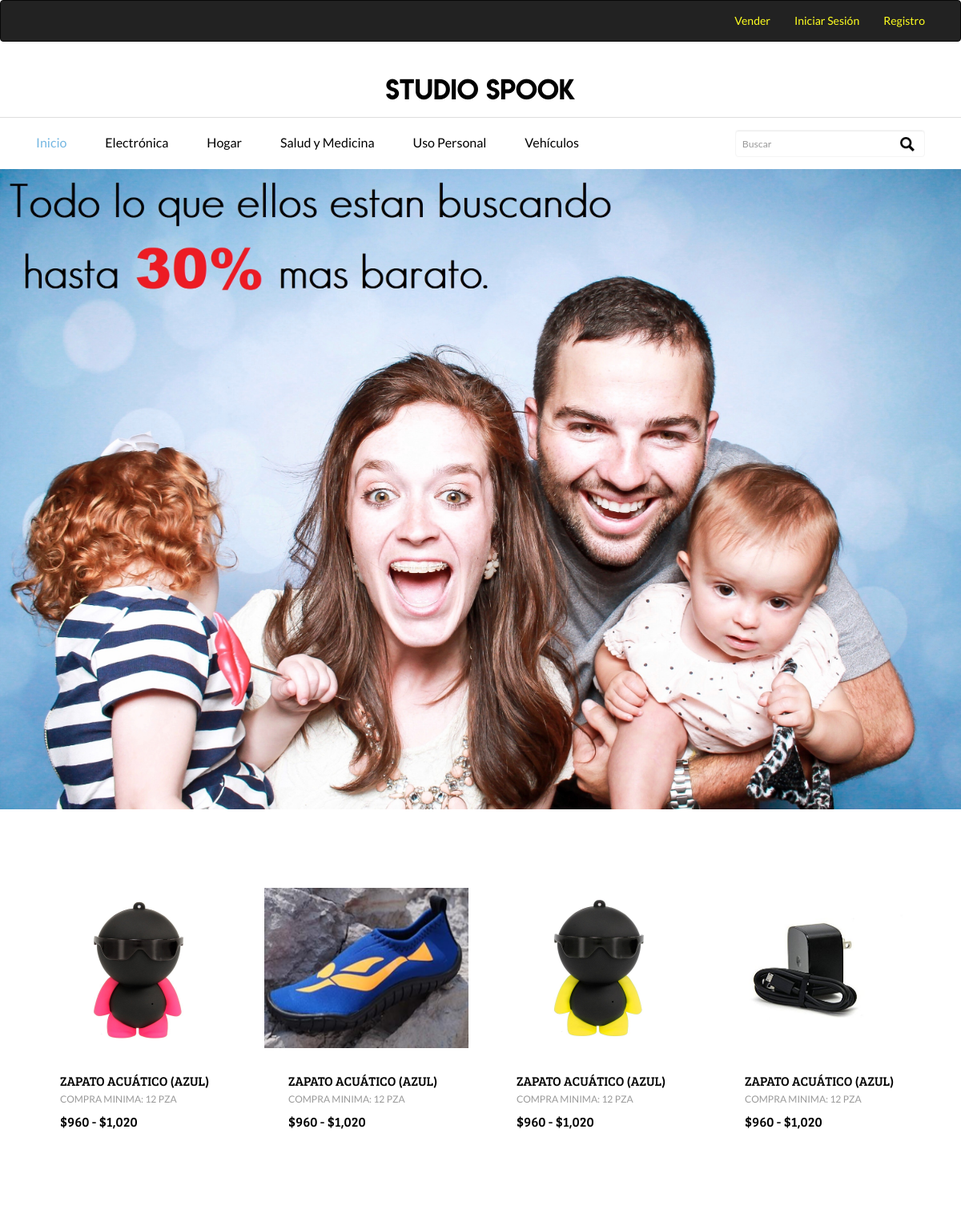
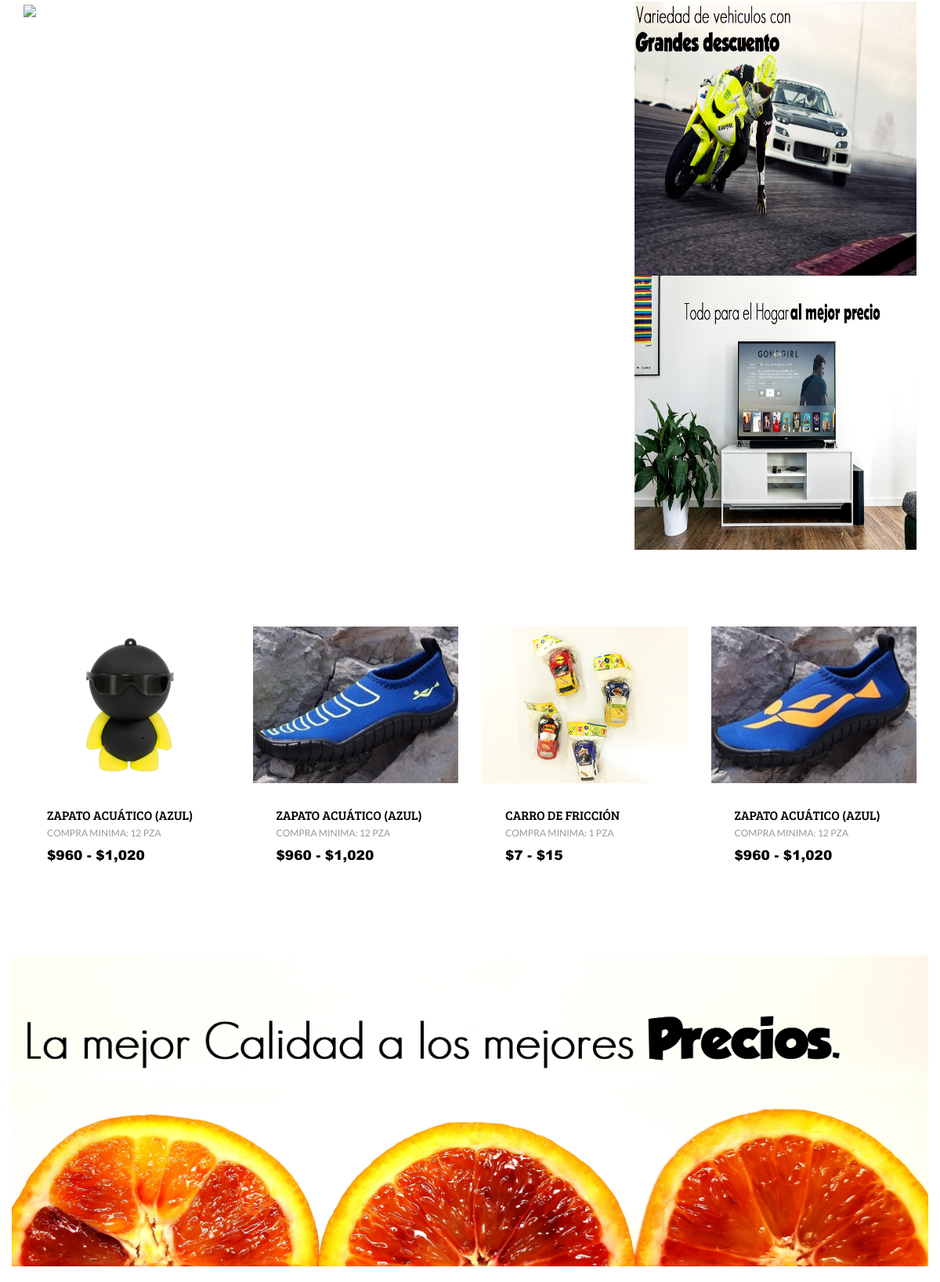
Page /ecommerce/index.php on the committed database (2 pictures, top to bottom).
### tables this page shows
CREATE TABLE `categoria` (
  `id` int(11) NOT NULL,
  `name` varchar(255) NOT NULL
);

CREATE TABLE `products` (
  `id` int(10) UNSIGNED NOT NULL,
  `user_id` int(10) UNSIGNED NOT NULL,
  `title` varchar(255) NOT NULL,
  `description` text NOT NULL,
  `princing` decimal(9,2) NOT NULL,
  `created_at` timestamp NULL DEFAULT NULL,
  `updated_at` timestamp NULL DEFAULT NULL,
  `extension` varchar(255) DEFAULT NULL,
  `minima` varchar(255) NOT NULL DEFAULT '1',
  `ima` varchar(255) DEFAULT NULL,
  `Tipo_unidad` varchar(255) NOT NULL,
  `princingMax` decimal(9,2) DEFAULT NULL,
  `categoria` varchar(255) NOT NULL,
  `sub` varchar(255) NOT NULL,
  `clas` varchar(255) DEFAULT NULL,
  `t_garantia` varchar(255) DEFAULT NULL,
  `devoluciones` varchar(255) DEFAULT NULL,
  `t_entrega` varchar(255) DEFAULT NULL,
  `envio` varchar(255) DEFAULT NULL,
  `descuento_vol` varchar(255) DEFAULT NULL
);

### ecommerce/database/products1.php (called while the page is built)
<?php
include('config/db.php');
$sql='SELECT * FROM products WHERE  categoria="Uso Personal" ORDER BY rand() LIMIT 4';
$conn=$gbd->prepare($sql);
$conn->execute(array());
$ql='SELECT * FROM products ORDER BY rand() LIMIT 4';
$con=$gbd->prepare($ql);
$con->execute(array());
?>

### ecommerce/index.php (the view, shortened to what this page needs)
<!DOCTYPE html>
<html>
<head>
<link href="css/bootstrap.css" rel="stylesheet" type="text/css" media="all" />
<link href="css/style2.css" rel="stylesheet" type="text/css" media="all" />
<link href="css/memenu.css" rel="stylesheet" type="text/css" media="all" />
</head>
<body>
<div id="app">
    <div>
        <nav class="navbar navbar-expand-lg navbar-inverse bg-inverse">
            <div class="container">
                <div class="collapse navbar-collapse" id="app-navbar-collapse">
                    <ul class="nav navbar-nav">
                    </ul>
                    <ul class="nav navbar-nav navbar-right">
                        <li>
                         <a href="view/sellers" style="color: #FFFF1F;">
                            Vender
                         </a>
                        </li>
                           <?php if(!isset($_SESSION['SESS_MEMBER_ID'])){ ?>
                            <li><a href="view/auth" style="color: #FFFF1F;">Iniciar Sesión</a></li>
                            <li><a href="view/auth/registro.php"  style="color: #FFFF1F;">Registro</a></li>
                        <?php }else{ ?>
                            <li><a href="view/auth/home.php" style="color: #FFFF1F;">Mi perfil</a></li>
                            <li><a href="view/auth" style="color: #FFFF1F;">Cerrar Sesión</a></li>
                        <?php } ?>
                    </ul>
                </div>
            </div>
        </nav>
    </div>
</div>
	<div class="logo">
		<a href="./"><h1>Studio Spook</h1></a>
	</div>
<?php
include('view/layouts/menu.php');
?>
<div>
    <a href="view/products/?busqueda=Uso Personal"><img style="max-width: 100%;" src="image/uso_personal.jpg"></a>
</div>
    <div class="product">
        <div class="container">
            <div class="product-top">
                <div class="product-one">
            <?php
            include('database/products1.php');
            foreach($conn as $row){
            ?>
                    <div class="col-md-3 col-sm-3 col-xs-3 product-left">
                        <div class="product-main simpleCart_shelfItem">
                            <a href="view/products/show.php?id=<?php echo $row['id']; ?>" class="mask"><img class="img-responsive zoom-img" src="view/products/image/<?php echo $row['id'].$row['extension']; ?>" alt="" /></a>
                            <div class="product-bottom">
                                <h3><?php echo $row['title']; ?></h3>
                                <p>Compra minima: <?php echo $row['minima']." ".$row['Tipo_unidad']; ?></p>
                                <h4> <span class=" item_price">$<?php echo number_format($row['princing']); ?>
                                    <?php
                                    if($row['princingMax'] != ''){
                                        echo "- $".number_format($row['princingMax']);
                                    }
                                    ?></span></h4>
                            </div>
                        </div>
                    </div>
            <?php } ?>
                </div>
            </div>
        </div>
    </div>
<div class="container-fluid">
    <div class="col-md-8 col-sm-8 col-xs-12">
                <a href="view/products/?busqueda=Electronica"><img style="max-width: 100%;" src="image/electronica.jpg"></a>
    </div>
    <div class="col-md-4 col-sm-4">
        <div class="row">
            <div class="col-md-12 col-sm-12 col-xs-6">
                <a href="view/products/?busqueda=Vehiculos"><img class="port" src="image/vehiculos.jpg"></a>
            </div>
            <div class="col-md-12 col-sm-12 col-xs-6">
                <a href="view/products/?busqueda=Hogar"><img class="port" src="image/hogar.jpg"></a>
            </div>
        </div>
    </div>
</div>
<div class=" container product">
            <div class="product-top">
                <div class="product-one">
            <?php
            foreach($con as $ro){
            ?>
                    <div class="col-md-3 col-sm-3 col-xs-3 product-left">
                        <div class="product-main simpleCart_shelfItem">
                            <a href="view/products/show.php?id=<?php echo $ro['id']; ?>" class="mask"><img class="img-responsive zoom-img" src="view/products/image/<?php echo $ro['id'].$ro['extension']; ?>" alt="" /></a>
                            <div class="product-bottom">
                                <h3><?php echo $ro['title']; ?></h3>
                                <p>Compra minima: <?php echo $ro['minima']." ".$ro['Tipo_unidad']; ?></p>
                                <h4><span class=" item_price" style="font-family: 'arial-black';">$<?php echo number_format($ro['princing']); ?>
                                    <?php
                                    if($ro['princingMax'] != ''){
                                        echo "- $".number_format($ro['princingMax']);
                                    }
                                    ?></span></h4>
                            </div>
                        </div>
                    </div>
            <?php } ?>
                </div>
            </div>
</div>
<div class="container-fluid">
    <a href="view/products/?busqueda=Super"><img style="max-width: 100%" src="image/abarrotes.jpg"></a>
</div>
<br>
</body>
</html>

### ecommerce/view/layouts/menu.php (shortened to what this page needs)
<?php
include('config/db.php');
	$prin="SELECT * FROM categoria ORDER BY name";
$conn=$gbd->prepare($prin);
$conn->execute();
?>
	<div class="header-bottom">
		<div class="container">
			<div class="header">
				<div class="col-md-9 header-left">
				<div class="top-nav">
					<ul class="memenu skyblue">
						<li class="active"><a href="view/products">Inicio</a></li>
						<?php while($res=$conn->fetch()){ ?>
						<li class="grid"><a href="view/products/?busqueda=<?php echo $res['name']; ?>
							"><?php echo $res['name']; ?></a>
						</li>
						<?php }  ?>
					</ul>
				</div>
			</div>
			<div class="col-md-3 header-right">
             <div class="search-bar">
                <form action="" method="GET" role="search">
                    <input type="text" name="busqueda" class="form-control" placeholder="Buscar" >
                    <input type="submit" class="lupa" value="">
                </form>
              </div>
            </div>
			<div class="clearfix"> </div>
			</div>
		</div>
	</div>

### ecommerce/css/style2.css (style rules this page uses)
body { background:#fff; font-family: 'Lato-Regular'; }
body a { transition: 0.5s all; -webkit-transition: 0.5s all; -o-transition: 0.5s all; -moz-transition: 0.5s all; -ms-transition: 0.5s all; }
.logo { text-align: center; padding: 25px 0 20px 0px; border-bottom: 1px solid #DEDEDE; }
.logo a h1 { font-size: 32px; color: #000000; margin: 0; font-family: 'LemonMilk'; text-transform: uppercase; display: inline-block; }
.search-bar input[type="text"] { width: 100%; padding: 8px 45px 8px 8px; border: 1px solid #F5F5F5; background: none; outline: none; -webkit-appearance: none; color: rgba(0, 0, 0, 0.74); font-size: 0.875em; font-family: 'Lato', sans-serif; position: relative; }
.search-bar .lupa { background: url(../image/search.png)no-repeat 0px 0px; outline: none; -webkit-appearance: none; border: 0; display: inline-block; vertical-align: -webkit-baseline-middle; position: absolute; width: 18px; height: 18px; top: 9px; right: 10%; }
.search-bar { width: 93%; float: right; }
.header-bottom { padding: 18px 0px; }
.product-left { text-align: center; }
.product-main { padding: 1em 0px 2.7em 0px; }
.product { padding: 3em 0px 6em 0px; }
.product-bottom h3 { font-size: 16px; color: #000; margin: 0; text-transform: uppercase; font-family: 'BreeSerif-Regular'; }
.product-bottom h4 span { font-size: 17px; color: #000; margin: 5px 0 0 0; font-family: 'BreeSerif-Regular'; }
.product-bottom { text-align: left; margin-top: 20px; padding-left: 30px; }
.product-bottom p { font-size: 12px; color: #999; margin: 5px 0 0 0; text-transform: uppercase; }
.product-left { margin-top:30px }
img.zoom-img { max-width:100%; height:200px; -webkit-transform: scale(1, 1); -webkit-transition-timing-function: ease-out; -webkit-transition-duration: 250ms; -moz-transform: scale(1, 1); -moz-transition-timing-function: ease-out; -moz-transition-duration: 250ms; margin: 0 auto; }
.port { max-width: 100%; height: 350px; }
a.mask { text-decoration: none; overflow: hidden; display: block; padding: 12px 0px; }
ul { padding: 0; list-style: none; }
@media (max-width:1280px) { .logo { padding: 22px 0 17px 0px; } }
@media (max-width:1280px) { .header-bottom { padding: 15px 0px; } }
@media (max-width:1280px) { .product { padding: 3em 0px 5em 0px; } }

### ecommerce/css/memenu.css (style rules this page uses)
.memenu { margin: 5px 0 0 0; padding: 0; width: 100%; list-style: none; display: inline-block; position: relative; font-size: 15px; }
.memenu li { display:inline-block; }
.memenu>li>a { float: left; padding-right: 45px; color: #000; font-size: 16px; text-decoration: none; transition: color .4s ease-in-out; -moz-transition: color .4s ease-in-out; -webkit-transition: color .4s ease-in-out; -o-transition: color .4s ease-in-out; }
.skyblue li>a,.skyblue>li.showhide span { color:#000; }
.skyblue>li:hover>a,.skyblue>li.active>a,.skyblue .dropdown li:hover>a { color:#73B6E1; }

### rows in the picture
categoria: name "Electrónica"
categoria: name "Hogar"
categoria: name "Salud y Medicina"
categoria: name "Uso Personal"
categoria: name "Vehículos"
products: extension (picture), title "ZAPATO ACUÁTICO (AZUL)", minima "12", Tipo_unidad "PZA", princing "960", princingMax "1,020"
products: extension (picture), title "ZAPATO ACUÁTICO (AZUL)", minima "12", Tipo_unidad "PZA", princing "960", princingMax "1,020"
products: extension (picture), title "ZAPATO ACUÁTICO (AZUL)", minima "12", Tipo_unidad "PZA", princing "960", princingMax "1,020"
products: extension (picture), title "ZAPATO ACUÁTICO (AZUL)", minima "12", Tipo_unidad "PZA", princing "960", princingMax "1,020"
products: extension (picture), title "ZAPATO ACUÁTICO (AZUL)", minima "12", Tipo_unidad "PZA", princing "960", princingMax "1,020"
products: extension (picture), title "CARRO DE FRICCIÓN", minima "1", Tipo_unidad "PZA", princing "7", princingMax "15"
